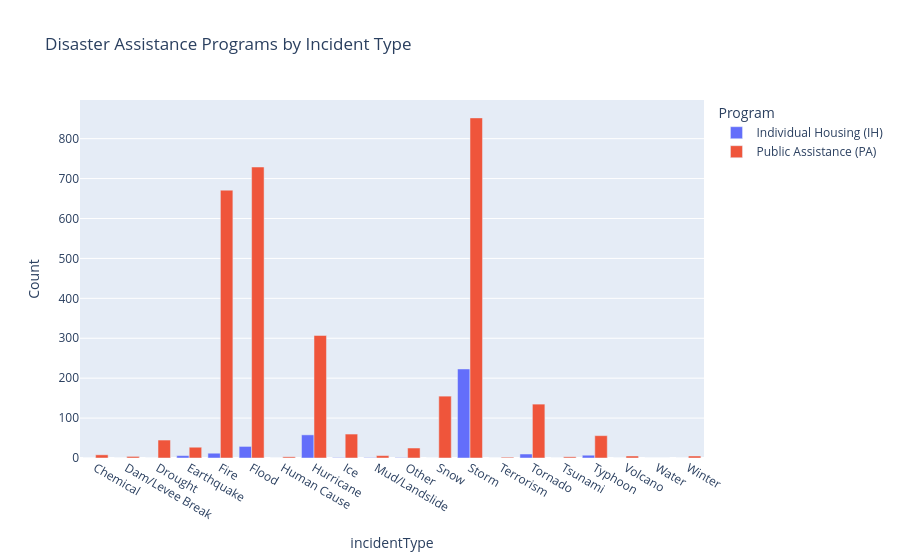

This figure's notebook cell:
### Markdown cell above
## 4. Disaster Assistance Program Analysis
Analyze relationship between incidentType and assistance programs.

### Code cell
df['IH_numeric'] = df['ihProgramDeclared'].map({'Yes': 1, 'No': 0})
df['PA_numeric'] = df['paProgramDeclared'].map({'Yes': 1, 'No': 0})

assistance_df = df.groupby('incidentType')[['IH_numeric', 'PA_numeric']].sum().reset_index()
assistance_df = assistance_df.melt(id_vars='incidentType', 
                                   value_vars=['IH_numeric', 'PA_numeric'],
                                   var_name='Program',
                                   value_name='Count')
assistance_df['Program'] = assistance_df['Program'].map({'IH_numeric': 'Individual Housing (IH)', 'PA_numeric': 'Public Assistance (PA)'})

fig_assistance = px.bar(assistance_df,
                        x='incidentType',
                        y='Count',
                        color='Program',
                        title='Disaster Assistance Programs by Incident Type',
                        barmode='group')
fig_assistance.show()

### Figure 1 — Plotly figure (JSON) as saved in the notebook; plotly's stock layout.template omitted (floating-point values rounded to 4 significant figures)
{"data": [{"alignmentgroup": "True", "hovertemplate": "Program=Individual Housing (IH)<br>incidentType=%{x}<br>Count=%{y}<extra></extra>", "legendgroup": "Individual Housing (IH)", "marker": {"color": "#636efa", "pattern": {"shape": ""}}, "name": "Individual Housing (IH)", "offsetgroup": "Individual Housing (IH)", "orientation": "v", "showlegend": true, "textposition": "auto", "type": "bar", "x": ["Chemical", "Dam/Levee Break", "Drought", "Earthquake", "Fire", "Flood", "Human Cause", "Hurricane", "Ice", "Mud/Landslide", "Other", "Snow", "Storm", "Terrorism", "Tornado", "Tsunami", "Typhoon", "Volcano", "Water", "Winter"], "xaxis": "x", "y": [0, 0, 0, 6, 12, 29, 0, 58, 1, 1, 1, 0, 223, 0, 10, 0, 7, 0, 0, 0], "yaxis": "y"}, {"alignmentgroup": "True", "hovertemplate": "Program=Public Assistance (PA)<br>incidentType=%{x}<br>Count=%{y}<extra></extra>", "legendgroup": "Public Assistance (PA)", "marker": {"color": "#EF553B", "pattern": {"shape": ""}}, "name": "Public Assistance (PA)", "offsetgroup": "Public Assistance (PA)", "orientation": "v", "showlegend": true, "textposition": "auto", "type": "bar", "x": ["Chemical", "Dam/Levee Break", "Drought", "Earthquake", "Fire", "Flood", "Human Cause", "Hurricane", "Ice", "Mud/Landslide", "Other", "Snow", "Storm", "Terrorism", "Tornado", "Tsunami", "Typhoon", "Volcano", "Water", "Winter"], "xaxis": "x", "y": [8, 4, 45, 27, 671, 729, 3, 307, 60, 6, 25, 155, 852, 2, 135, 3, 56, 5, 0, 5], "yaxis": "y"}], "layout": {"barmode": "group", "legend": {"title": {"text": "Program"}, "tracegroupgap": 0}, "title": {"text": "Disaster Assistance Programs by Incident Type"}, "xaxis": {"anchor": "y", "domain": [0, 1], "title": {"text": "incidentType"}}, "yaxis": {"anchor": "x", "domain": [0, 1], "title": {"text": "Count"}}}}
